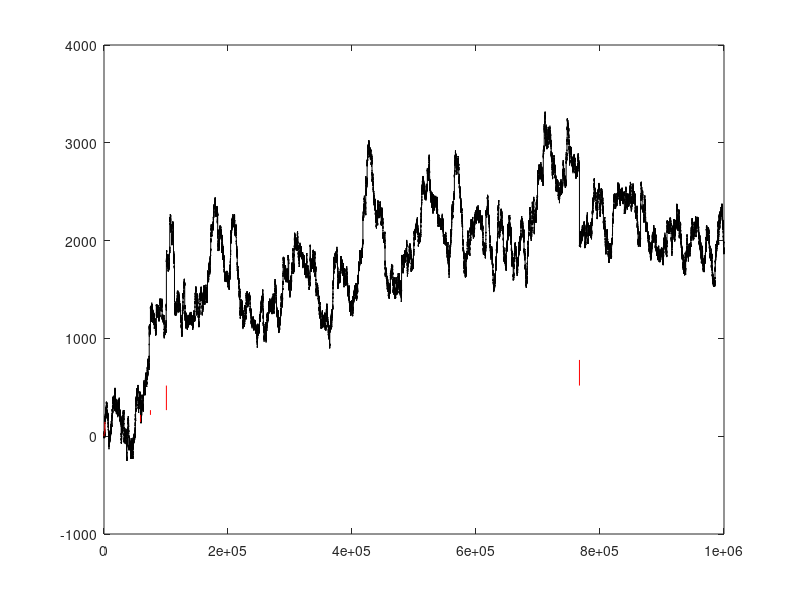

The MATLAB script that drew this image:

clear;

f=@(x)2*abs(x).*(x.^2+1).^(-2);
F=@(x)x.^2./(1+x.^2);

N=1e6;
x=rand(N,1);
xx=rand(N,1);
y=(xx-1/2)./abs(xx-1/2).*(1./x-1).^(1/2);

% % probability density theo and exper
% y=abs(y);
% 
% Minlog=-log(min(y));
% Maxlog=log(max(y));
% 
% Nbin=100;
% yy=0:Nbin;
% yy=yy';
% yy=exp(-Minlog+yy*(Maxlog+Minlog)/Nbin);
% yy=sort(yy);
% 
% county=histcounts(y,yy)';
% ploty=(yy(1:end-1)+yy(2:end))/2;
% lenBin=yy(2:end)-yy(1:end-1);
% 
% semilogx(ploty,county/N./lenBin,'k.');hold all;
% semilogx(ploty,f(ploty),'r-');
% semilogx(ploty,F(ploty),'b-');

% simulated random walk
plot(cumsum(y),'k-');hold all;
plot(cummax(abs(y)),'r-');
plot(sqrt(1:N-1),'r-');


disp(max(abs(y)));

%% solve max value (find at least once beyond the value)
% syms a;
% vpasolve(1-F(a)==1/N,a);

% ymax=(N-1)^(1/2);